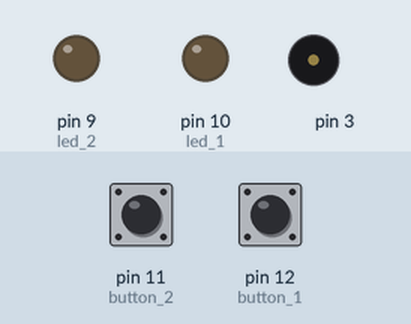
Simulated run of this sketch. Board: Arduino Uno, built with avr-gcc and run on an emulated ATmega328P. Shown: output pins drawn as LEDs (lit = HIGH), buzzer (waves = sounding). Dashed ring = blinking. Inputs (shaded band) come from the test bench; at power-on: pin 11 (button_2) HIGH, pin 12 (button_1) HIGH.

Above: at 1.2 s.
1.3 s: pin 11 (button_2) pulled LOW for 3.2 s
At 1.6 s:
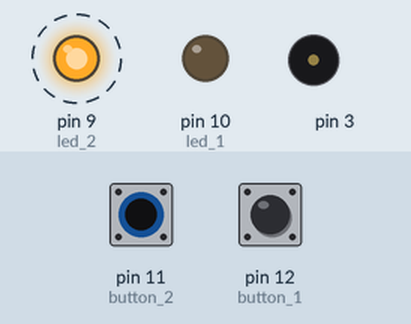
6.0 s: pin 12 (button_1) pulled LOW for 0.15 s
At 7.7 s:
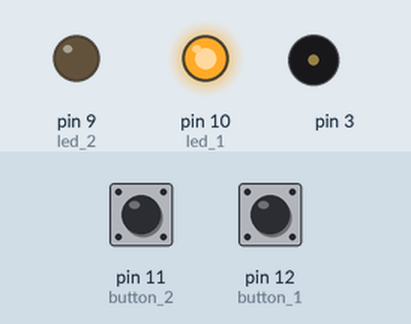
8.0 s: pin 11 (button_2) pulled LOW for 0.15 s
At 9.1 s:
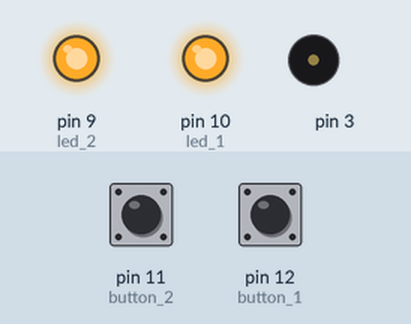
9.6 s: pin 12 (button_1) pulled LOW for 1 s
At 10.0 s:
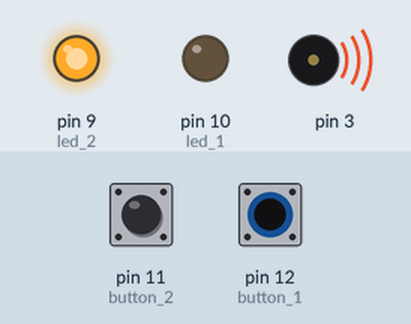
12.1 s: pin 12 (button_1) pulled LOW for 0.15 s
At 12.5 s:
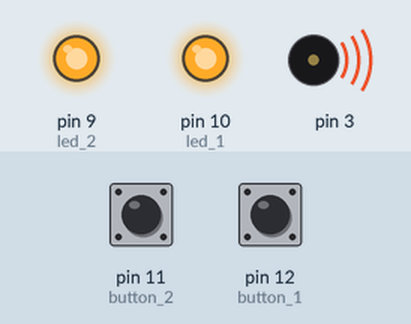
14.1 s: pin 12 (button_1) pulled LOW for 3.2 s
At 17.7 s:
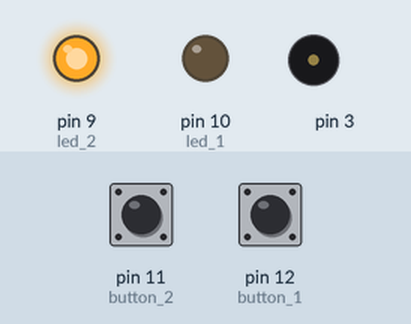
Timing chart, 0 to 19.2 s (numbered marks = the images above; inputs shaded):
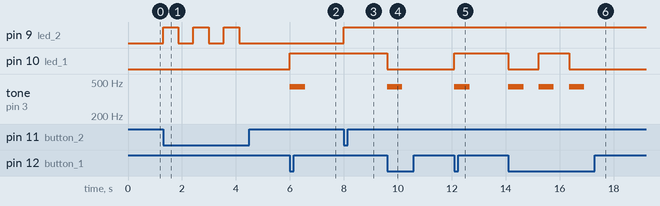

The sketch:

two_button_buzz-a.ino
```cpp
// two pushbuttons with buzzer
// Sat  5 Feb 11:27:51 UTC 2022

// quite good heuristics

// design target is:
// https://wokwi.com/arduino/new?template=arduino-uno

// tone:
// https://www.arduino.cc/reference/en/language/functions/advanced-io/tone/

#define button_1 12
#define button_2 11
#define buzzer    3
#define led_1    10
#define led_2     9

void pins_setup(void) {
  pinMode(button_1, INPUT);
  pinMode(button_2, INPUT);
  // pinMode(buzzer, OUTPUT); // push-pull
  pinMode(led_1, OUTPUT);
  pinMode(led_2, OUTPUT);
}

bool button_1_pressed, button_2_pressed = 0;

void cpl(int pin) {
    bool state = digitalRead(pin);
    state = !state ;
    digitalWrite(pin, state);
}

#define hyst 98999  // 73999

void hysteresis(void) {
    for (volatile uint64_t slower = hyst;
    slower > 0; slower--);
}

// ref:
// https://learn.adafruit.com/using-piezo-buzzers-with-circuitpython-arduino/arduino

void buzzing(int bz_pin, int pitch) {
    tone(bz_pin, pitch); // ON until 'notone'
    // tone(bz_pin, pitch, 800); // optional duration
    hysteresis(); // cheap delay
    noTone(bz_pin);
}

#define hertz 440

void act_on_button_1(void) {
    if (button_1_pressed) {
        button_1_pressed = 0;
        cpl(led_1);
        buzzing(buzzer, hertz);
    }
}

void act_on_button_2(void) {
    if (button_2_pressed) {
        button_2_pressed = 0;
        cpl(led_2);
    }
}

void evaluate_booleans(void) {
    act_on_button_1();
    act_on_button_2();
    hysteresis();
}

bool read_inputs(void) {
    button_1_pressed = !digitalRead(button_1);
    button_2_pressed = !digitalRead(button_2);
    if (!button_1_pressed &&
        !button_2_pressed) {
          return 0;
    }
    return -1;
}

void reading(void) {
    while(!read_inputs());
}

void setup() {
    pins_setup();
}

void loop() {
    reading();
    evaluate_booleans();
}

#if 0
{
  "version": 1,
  "author": "Anonymous maker",
  "editor": "wokwi",
  "parts": [
    { "type": "wokwi-arduino-uno", "id": "uno", "top": 0, "left": 0, "attrs": {} },
    {
      "type": "wokwi-buzzer",
      "id": "bz1",
      "top": 0,
      "left": 290,
      "rotate": 180,
      "attrs": { "volume": "0.1" }
    },
    { "type": "wokwi-resistor", "id": "r1", "top": 250, "left": 60, "attrs": {} },
    { "type": "wokwi-resistor", "id": "r2", "top": 250, "left": 200, "attrs": {} },
    {
      "type": "wokwi-pushbutton",
      "id": "btn1",
      "top": 260,
      "left": -40,
      "rotate": 90,
      "attrs": { "color": "green" }
    },
    {
      "type": "wokwi-pushbutton",
      "id": "btn2",
      "top": 260,
      "left": 300,
      "rotate": 270,
      "attrs": { "color": "green" }
    },
    { "type": "wokwi-led",
      "id": "led2",
      "top": -60,
      "left": 390, "attrs": { "color": "red" } },
    {
      "type": "wokwi-led",
      "id": "led1",
      "top": -60,
      "left": -113,
      "attrs": { "color": "red" }
    },
    {
      "type": "wokwi-resistor",
      "id": "r3",
      "top": 80,
      "left": -130,
      "rotate": 90,
      "attrs": {}
    },
    {
      "type": "wokwi-resistor",
      "id": "r4",
      "top": 80,
      "left": 373.2,
      "rotate": 90,
      "attrs": {}
    }
  ],
  "connections": [
    [ "btn1:1.l", "r1:1", "red", [ "v-20", "h30", "v0" ] ],
    [ "btn1:1.r", "uno:12", "yellow", [ "v40", "h-140", "v-460", "h265" ] ],
    [ "btn1:2.l", "uno:GND.2", "black", [ "v-30", "h0" ] ],
    [ "btn1:2.r", "r3:2", "black", [ "v20", "h0" ] ],
    [ "btn2:1.l", "uno:11", "yellow", [ "v40", "h170", "v-460", "h0" ] ],
    [ "btn2:1.r", "r2:2", "red", [ "v-20", "h-30", "v0" ] ],
    [ "btn2:2.l", "r4:2", "black", [ "v20", "h20" ] ],
    [ "btn2:2.r", "uno:GND.3", "black", [ "v-30", "h0" ] ],
    [ "bz1:1", "uno:GND.1", "black", [ "v-30", "h0" ] ],
    [ "bz1:2", "uno:3", "red", [ "v-1", "h0", "v-20", "h0" ] ],
    [ "led2:A", "uno:9", "orange", [ "v20", "h50", "v-80", "h0" ] ],
    [ "led2:C", "r4:1", "black", [ "v0" ] ],
    [ "led1:A", "uno:10", "orange", [ "v20", "h50", "v-80", "h0" ] ],
    [ "led1:C", "r3:1", "black", [ "v0" ] ],
    [ "uno:5V", "r1:2", "red", [ "v0" ] ],
    [ "r1:2", "r2:1", "red", [ "v0" ] ]
  ]
}
#endif
// END.
```

Measured:
- after the input at 1.3 s, pin 9 (led_2): alternates HIGH for 0.56 s and LOW for 0.56 s, 6 changes in all, then stays LOW, starting at once
- after the input at 6.0 s, pin 10 (led_1): LOW → HIGH at once; tone on pin 3: silent → 440 Hz at once, → silent 0.56 s later
- after the input at 8.0 s, pin 9 (led_2): LOW → HIGH at once
- after the input at 9.6 s, pin 10 (led_1): HIGH → LOW at once; tone on pin 3: silent → 440 Hz at once, → silent 0.56 s later
- after the input at 12.1 s, pin 10 (led_1): LOW → HIGH at once; tone on pin 3: silent → 440 Hz at once, → silent 0.56 s later
- after the input at 14.1 s, pin 10 (led_1): HIGH → LOW at once, → HIGH 1.1 s later, → LOW 1.1 s later; tone on pin 3: alternates 440 Hz for 0.56 s and silent for 0.56 s, 6 changes in all, then stays silent, starting at once
